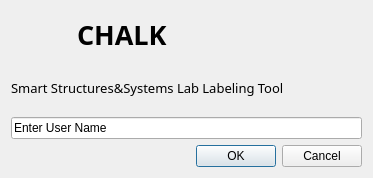
<?xml version="1.0" encoding="UTF-8"?>
<ui version="4.0">
 <class>LoginDialog</class>
 <widget class="QDialog" name="LoginDialog">
  <property name="geometry">
   <rect>
    <x>0</x>
    <y>0</y>
    <width>373</width>
    <height>178</height>
   </rect>
  </property>
  <property name="maximumSize">
   <size>
    <width>418</width>
    <height>178</height>
   </size>
  </property>
  <property name="windowTitle">
   <string>Login</string>
  </property>
  <layout class="QGridLayout" name="gridLayout">
   <item row="0" column="0">
    <widget class="QLabel" name="label_3">
     <property name="maximumSize">
      <size>
       <width>60</width>
       <height>55</height>
      </size>
     </property>
     <property name="text">
      <string/>
     </property>
     <property name="pixmap">
      <pixmap>icon/chalk_bundle.png</pixmap>
     </property>
     <property name="scaledContents">
      <bool>true</bool>
     </property>
    </widget>
   </item>
   <item row="0" column="1" colspan="2">
    <widget class="QLabel" name="label_2">
     <property name="font">
      <font>
       <family>Adobe Garamond Pro Bold</family>
       <pointsize>20</pointsize>
       <weight>75</weight>
       <italic>false</italic>
       <bold>true</bold>
      </font>
     </property>
     <property name="text">
      <string>CHALK</string>
     </property>
    </widget>
   </item>
   <item row="1" column="0" colspan="3">
    <widget class="QLabel" name="label">
     <property name="font">
      <font>
       <family>Adobe 고딕 Std B</family>
       <pointsize>10</pointsize>
       <weight>50</weight>
       <bold>false</bold>
       <kerning>true</kerning>
      </font>
     </property>
     <property name="text">
      <string>Smart Structures&amp;Systems Lab Labeling Tool</string>
     </property>
    </widget>
   </item>
   <item row="3" column="2">
    <layout class="QHBoxLayout" name="horizontalLayout">
     <item>
      <widget class="QPushButton" name="okButton">
       <property name="text">
        <string>OK</string>
       </property>
      </widget>
     </item>
     <item>
      <widget class="QPushButton" name="cancelButton">
       <property name="text">
        <string>Cancel</string>
       </property>
      </widget>
     </item>
    </layout>
   </item>
   <item row="2" column="0" colspan="3">
    <widget class="QLineEdit" name="lineEdit">
     <property name="text">
      <string>Enter User Name</string>
     </property>
    </widget>
   </item>
  </layout>
 </widget>
 <resources/>
 <connections/>
</ui>
